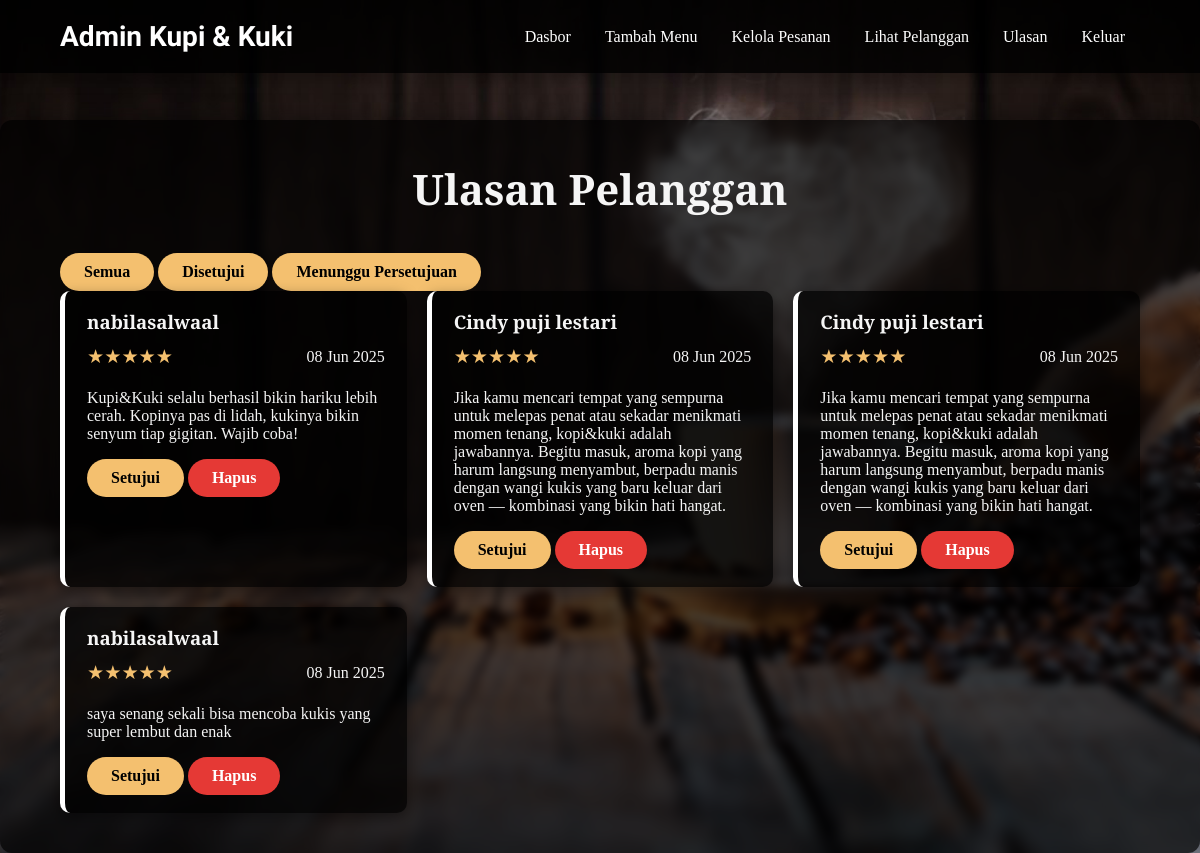
The page /admin/ulasan.php (signed in) on the database its author committed.
### tables this page shows
CREATE TABLE `customer_reviews` (
  `id` int(11) NOT NULL,
  `customer_name` varchar(100) NOT NULL,
  `review_text` text NOT NULL,
  `rating` int(11) NOT NULL,
  `review_date` timestamp NOT NULL DEFAULT current_timestamp(),
  `approved` tinyint(1) DEFAULT 0,
  `email` varchar(255) DEFAULT NULL
);

### admin/ulasan.php (the view, shortened to what this page needs)
<?php
require_once '../php/config.php';
?>
<!DOCTYPE html>
<html lang="id">
<head>
    <link rel="stylesheet" href="../css/ulasan.css">
    <link rel="stylesheet" href="../css/admin_style.css">
    <link rel="stylesheet" href="../css/navbar.css">
</head>
<body>
    <header class="navbar">
        <div class="logo">Admin Kupi & Kuki</div>
        <nav>
            <a href="admin_dashboard.php">Dasbor</a>
            <a href="add_menu.php">Tambah Menu</a>
            <a href="manage_orders.php">Kelola Pesanan</a>
            <a href="view_subscribers.php">Lihat Pelanggan</a>
            <a href="ulasan.php">Ulasan</a>
            <a href="../php/logout.php">Keluar</a>
        </nav>
    </header>
    <main class="admin-container">
        <h2>Ulasan Pelanggan</h2>
        <div class="review-filters">
            <a href="?filter=all" class="btn">Semua</a>
            <a href="?filter=approved" class="btn">Disetujui</a>
            <a href="?filter=pending" class="btn">Menunggu Persetujuan</a>
        </div>
        <div class="reviews-list">
            <?php
            $filter = $_GET['filter'] ?? 'pending';
            $query = "SELECT * FROM customer_reviews ";
            if ($filter === 'approved') {
                $query .= "WHERE approved = 1 ";
            } elseif ($filter === 'pending') {
                $query .= "WHERE approved = 0 ";
            }
            $query .= "ORDER BY review_date DESC";
            $stmt = $pdo->query($query);
            $reviews = $stmt->fetchAll(PDO::FETCH_ASSOC);
            if ($reviews):
                foreach ($reviews as $review):
            ?>
            <div class="review-item <?php echo $review['approved'] ? 'approved' : 'pending'; ?>">
                <div class="review-header">
                    <h3><?php echo htmlspecialchars($review['customer_name']); ?></h3>
                    <div class="review-meta">
                        <span class="rating"><?php echo str_repeat('★', $review['rating']) . str_repeat('☆', 5 - $review['rating']); ?></span>
                        <span class="date"><?php echo date('d M Y', strtotime($review['review_date'])); ?></span>
                    </div>
                </div>
                <p class="review-text"><?php echo htmlspecialchars($review['review_text']); ?></p>
                <div class="review-actions">
                    <?php if (!$review['approved']): ?>
                        <a href="../php/approve_review.php?id=<?php echo $review['id']; ?>" class="btn">Setujui</a>
                    <?php endif; ?>
                    <a href="../php/delete_review.php?id=<?php echo $review['id']; ?>" class="btn btn-danger">Hapus</a>
                </div>
            </div>
            <?php
                endforeach;
            else:
            ?>
            <p>Tidak ada ulasan yang ditemukan.</p>
            <?php endif; ?>
        </div>
    </main>
</body>
</html>

### css/ulasan.css (style rules this page uses)
:root { --gold: #f4c06f; --gold-dark: #d49e42; --panel-bg: rgba(0, 0, 0, 0.72); }
* { box-sizing: border-box; }
body { margin: 0; font-family: 'Georgia', serif; color: #fff; background: url('../img/latar-belakang-kopi.jpg') no-repeat center center / cover fixed; min-height: 100vh; }
.admin-container { max-width: 1280px; margin: 40px auto; padding: 40px 60px; background-color: var(--panel-bg); border-radius: 12px; backdrop-filter: blur(4px); box-shadow: 0 0 25px rgba(0, 0, 0, 0.45); }
.admin-container h2 { font-family: 'Playfair Display', serif; font-size: 42px; text-align: center; margin: 0 0 36px 0; }
.btn { background-color: var(--gold); color: #000; border: none; padding: 10px 24px; border-radius: 30px; font-weight: bold; cursor: pointer; font-family: 'Georgia', serif; font-size: 1em; text-decoration: none; display: inline-block; transition: background-color 0.3s ease; }
.btn-danger { background-color: #e53935; color: #fff; }
.reviews-list { display: grid; grid-template-columns: repeat(auto-fill, minmax(340px, 1fr)); gap: 20px; }
.review-item { background-color: var(--panel-bg); padding: 18px 22px; border-radius: 10px; box-shadow: 0 4px 14px rgba(0,0,0,0.35); transition: transform 0.3s; }
.review-item.pending { border-left: 5px solid #ffffff; }
.review-header h3 { margin: 0 0 6px; font-weight: bold; }
.review-meta { display: flex; justify-content: space-between; align-items: center; }
.rating { color: var(--gold); font-size: 1.2em; margin: 5px 0; }

### css/admin_style.css (style rules this page uses)
body { margin: 0; padding: 0; font-family: 'Georgia', serif; color: #fff; background: url('../img/coffee-bg.jpg') no-repeat center center/cover fixed; height: 100vh; }
body { font-family: 'Playfair Display', serif; background-color: #2f2b27; color: #f5f5f5; margin: 0; padding: 0; }

### css/navbar.css (style rules this page uses)
.navbar { position: fixed; top: 0; left: 0; width: 100%; z-index: 1000; display: flex; justify-content: space-between; align-items: center; padding: 20px 60px; background-color: rgba(0, 0, 0, 0.8); box-sizing: border-box; box-shadow: 0 4px 8px rgba(0, 0, 0, 0.1); transition: all 0.3s ease; }
body { padding-top: 80px; }
.logo { font-size: 28px; font-weight: bold; font-family: 'Clicker Script', cursive; color: #fff; cursor: pointer; text-decoration: none; display: block; }
nav a { margin: 0 15px; color: #fff; text-decoration: none; font-weight: 500; transition: color 0.3s ease; font-family: 'Playfair Display', cursive; }

### rows shown on the page
customer_reviews: customer_name "nabilasalwaal", rating "★★★★★", review_date "08 Jun 2025", review_text "Kupi&Kuki selalu berhasil bikin hariku lebih cerah. Kopinya pas di lidah, kukinya bikin senyum tiap gigitan. Wajib coba!"
customer_reviews: customer_name "Cindy puji lestari", rating "★★★★★", review_date "08 Jun 2025", review_text "Jika kamu mencari tempat yang sempurna untuk melepas penat atau sekadar menikmati momen tenang, kopi&kuki adalah jawabannya. Begitu masuk, aroma kopi yang harum langsung menyambut, berpadu manis dengan wangi kukis yang baru keluar dari oven — kombinasi yang bikin hati hangat."
customer_reviews: customer_name "Cindy puji lestari", rating "★★★★★", review_date "08 Jun 2025", review_text "Jika kamu mencari tempat yang sempurna untuk melepas penat atau sekadar menikmati momen tenang, kopi&kuki adalah jawabannya. Begitu masuk, aroma kopi yang harum langsung menyambut, berpadu manis dengan wangi kukis yang baru keluar dari oven — kombinasi yang bikin hati hangat."
customer_reviews: customer_name "nabilasalwaal", rating "★★★★★", review_date "08 Jun 2025", review_text "saya senang sekali bisa mencoba kukis yang super lembut dan enak"
